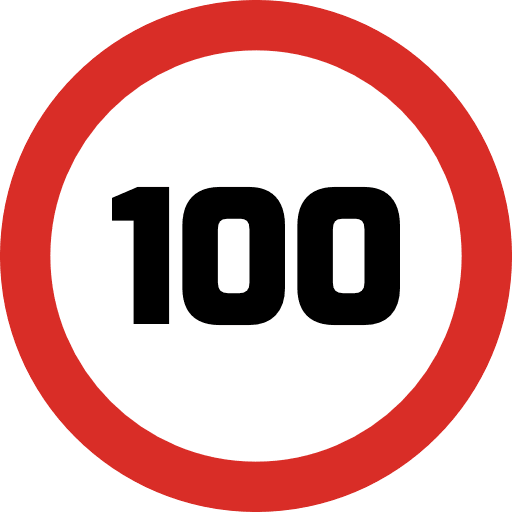
#> input picture TrafficSignRecognitionProject/Assets/Limit100.jpg, 512 x 512 px
$ python video_cutter.py ../../Assets
#> lines starting #> are read from the running program, lines starting #| are printed output that depends on the picture
import os
import sys
import pandas as pd
import moviepy as mp
from PIL import Image

CURRENT_DIR = os.path.dirname(os.path.abspath(__file__))
OUTPUT_DIR = os.path.join(CURRENT_DIR, "extracted_frames")
RESIZE_HEIGHT = 720
RESIZE_RESOLUTION = (1280, 720) # 720p resolution
TARGET_FPS = 10

IMAGE_EXTENSIONS = [".jpg", ".jpeg", ".png"]
VIDEO_EXTENSIONS = [".mp4", ".avi", ".mov"]

# [65 lines left out: functions timestamp_to_seconds, timestamp_isvalid, extract_timestamps, process_video, not called in this run]


def process_frame(frame_path, frame_id):
    # open the image file
#> called with frame_path = '../../Assets/Limit100.jpg', frame_id = 0
    with Image.open(frame_path) as image:
        # remove transparency if image has transparency
#> image is the input picture: PIL image 512x512 RGBA; mean R, G, B, A 163.8, 115.3, 113.6, 200.3
        if image.mode in ("RGBA", "P"):
            image = image.convert("RGB")
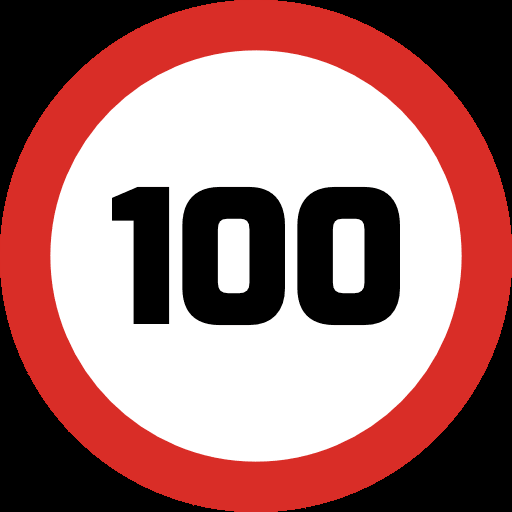
#> image: PIL image 512x512 RGB; mean R, G, B 163.8, 115.3, 113.6
        # resize image to 720p using lanczos resampling
        image = image.resize(RESIZE_RESOLUTION, Image.LANCZOS)
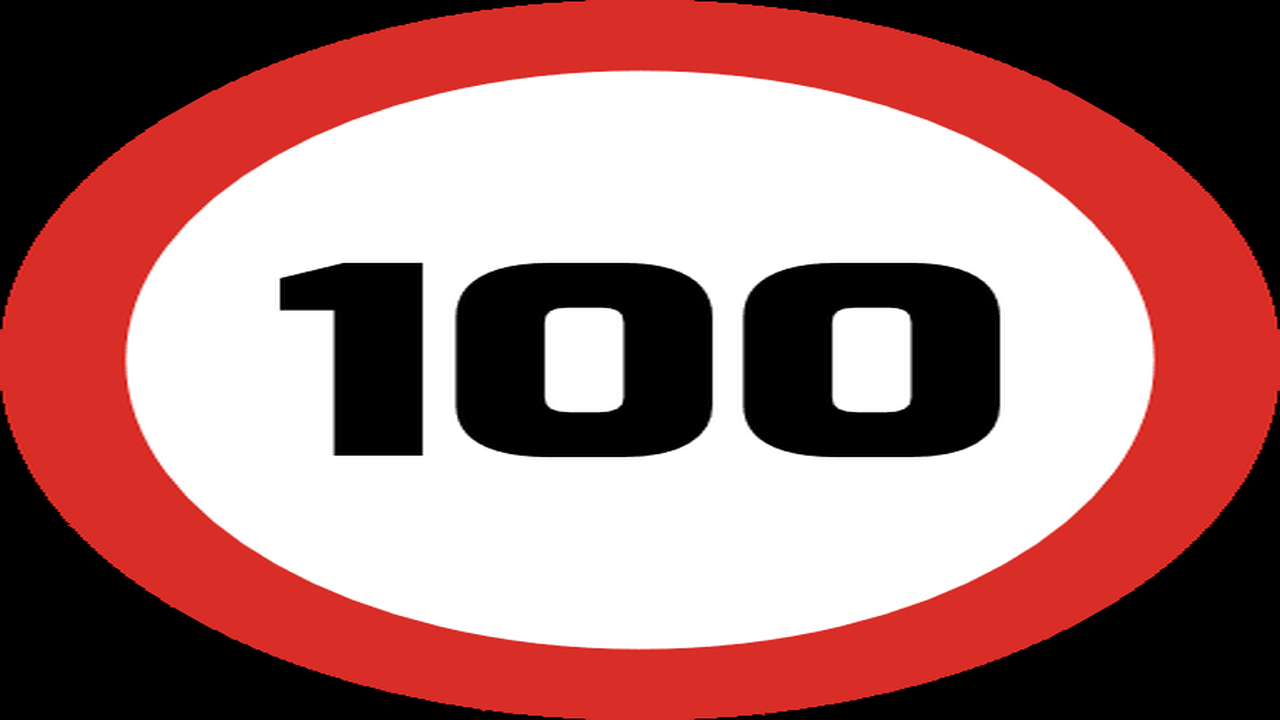
#> image: PIL image 1280x720 RGB; mean R, G, B 163.9, 115.3, 113.6
         # save the resized image to the frames directory
        output_frame_path = os.path.join(OUTPUT_DIR, f"frame_{frame_id:05d}.jpg")
        image.save(output_frame_path, "JPEG")

def main():
    # check command line arguments
    if len(sys.argv) != 2:
        print("Usage: python video_cutter.py <directory_path>", file=sys.stderr)
        sys.exit(1)

    # fetch the command line argument
    input_dir_path = sys.argv[1]

    # check if input files exist
    if not os.path.isdir(input_dir_path):
        print("Input directory does not exist", file=sys.stderr)
        sys.exit(1)

    # create or replace output directory
    os.makedirs(OUTPUT_DIR, exist_ok=True)

    frame_id = 0

    # go through all the files in directory
    for filename in os.listdir(input_dir_path):
        file_path = os.path.join(input_dir_path, filename)

        # check if the file is a video or image by its extension
        split_filename = os.path.splitext(filename)
        file_extension = split_filename[1].lower()

        if file_extension in VIDEO_EXTENSIONS:
            # video file
            input_video_path = file_path
            timestamps_csv_path = os.path.join(input_dir_path, split_filename[0] + ".csv")

            if not os.path.isfile(timestamps_csv_path):
                print(f"Corresponding CSV file {timestamps_csv_path} not found for video: {input_video_path}", file=sys.stderr)
            else:
                frame_id = process_video(input_video_path, timestamps_csv_path, frame_id)
        elif file_extension in IMAGE_EXTENSIONS:
            # image file
            process_frame(file_path, frame_id)
            frame_id += 1
#> pass 2 of the loop in main, `for filename in os.listdir(input_dir_path):`:
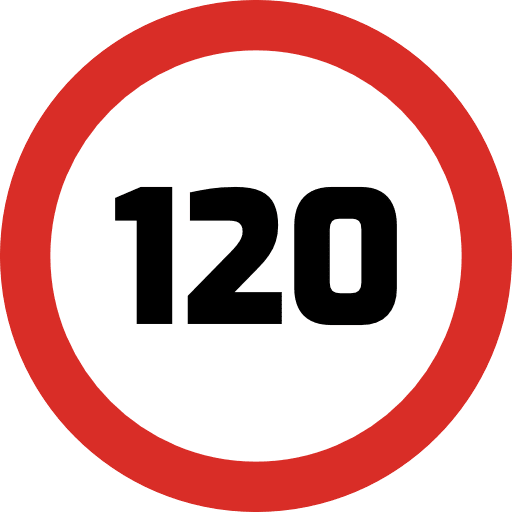
#> input picture TrafficSignRecognitionProject/Assets/Limit120.jpg, 512 x 512 px
#> in process_frame, image is the input picture: PIL image 512x512 RGBA; mean R, G, B, A 166.1, 117.7, 116, 200.3
#> in process_frame (call 2), `image = image.convert("RGB")`:
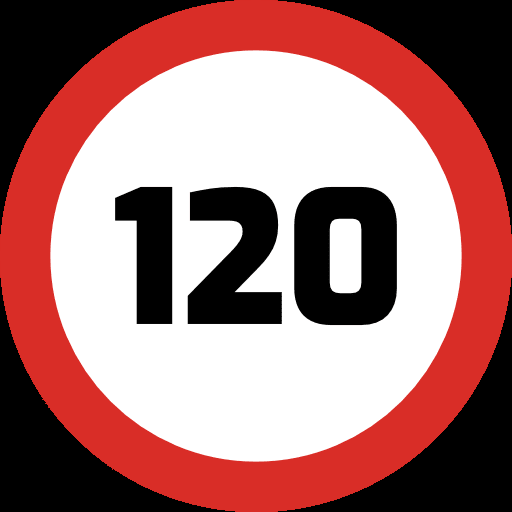
#> image: PIL image 512x512 RGB; mean R, G, B 166.1, 117.7, 116
#> in process_frame (call 2), `image = image.resize(RESIZE_RESOLUTION, Image.LANCZOS)`:
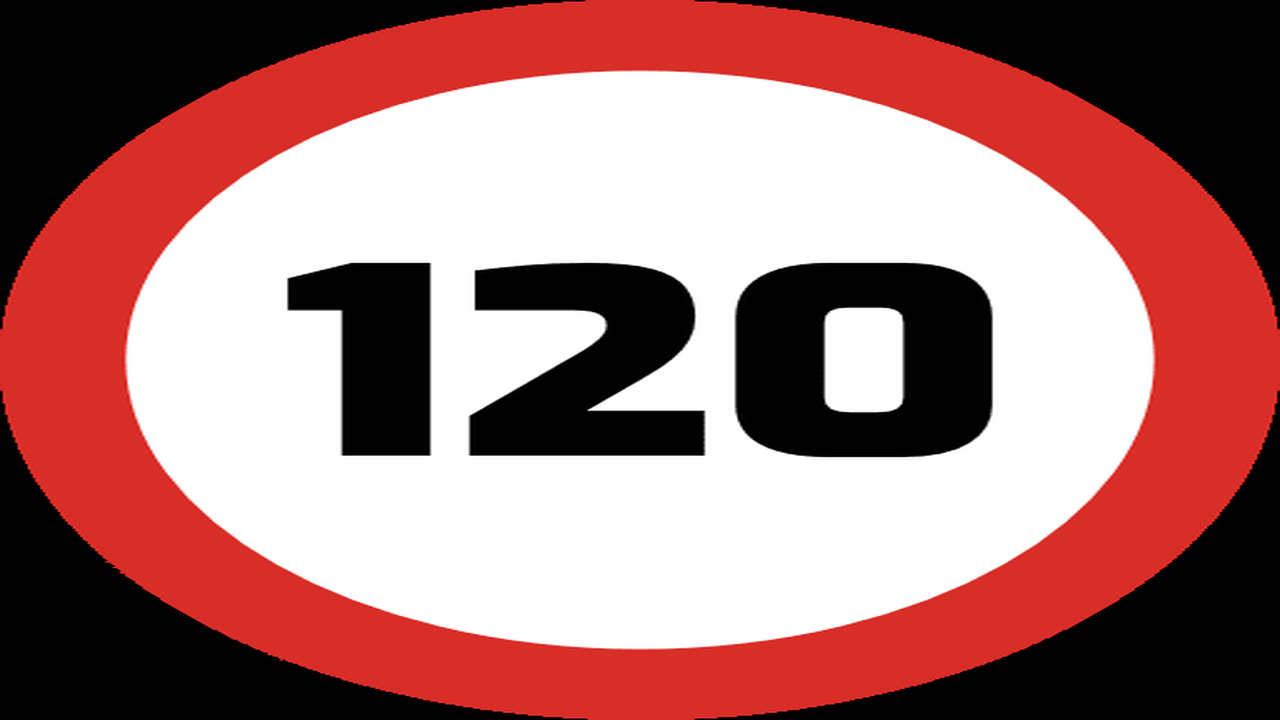
#> image: PIL image 1280x720 RGB; mean R, G, B 166.2, 117.6, 115.9
        # else:
            # invalid file type
            # print(f"Invalid file type: {file_path}", file=sys.stderr)


if __name__ == "__main__":
    main()
